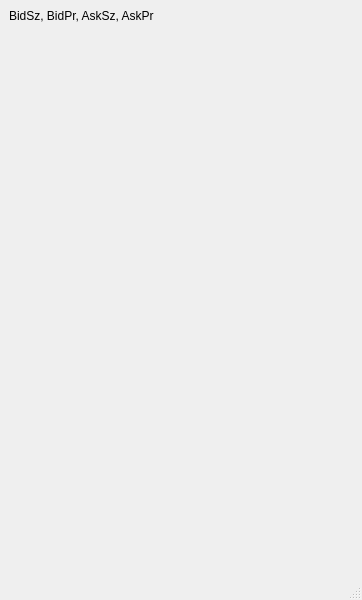
<?xml version="1.0" encoding="UTF-8"?>
<ui version="4.0">
 <class>MainWindow</class>
 <widget class="QMainWindow" name="MainWindow">
  <property name="geometry">
   <rect>
    <x>0</x>
    <y>0</y>
    <width>362</width>
    <height>600</height>
   </rect>
  </property>
  <property name="windowTitle">
   <string>MainWindow</string>
  </property>
  <widget class="QWidget" name="centralwidget">
   <layout class="QVBoxLayout" name="verticalLayout_3">
    <item>
     <layout class="QHBoxLayout" name="horizontalLayout">
      <item>
       <widget class="QLabel" name="label">
        <property name="text">
         <string>BidSz, BidPr, AskSz, AskPr</string>
        </property>
       </widget>
      </item>
     </layout>
    </item>
    <item>
     <spacer name="verticalSpacer">
      <property name="orientation">
       <enum>Qt::Vertical</enum>
      </property>
      <property name="sizeHint" stdset="0">
       <size>
        <width>20</width>
        <height>40</height>
       </size>
      </property>
     </spacer>
    </item>
   </layout>
  </widget>
  <widget class="QMenuBar" name="menubar">
   <property name="geometry">
    <rect>
     <x>0</x>
     <y>0</y>
     <width>362</width>
     <height>22</height>
    </rect>
   </property>
  </widget>
  <widget class="QStatusBar" name="statusbar"/>
 </widget>
 <resources/>
 <connections/>
</ui>
